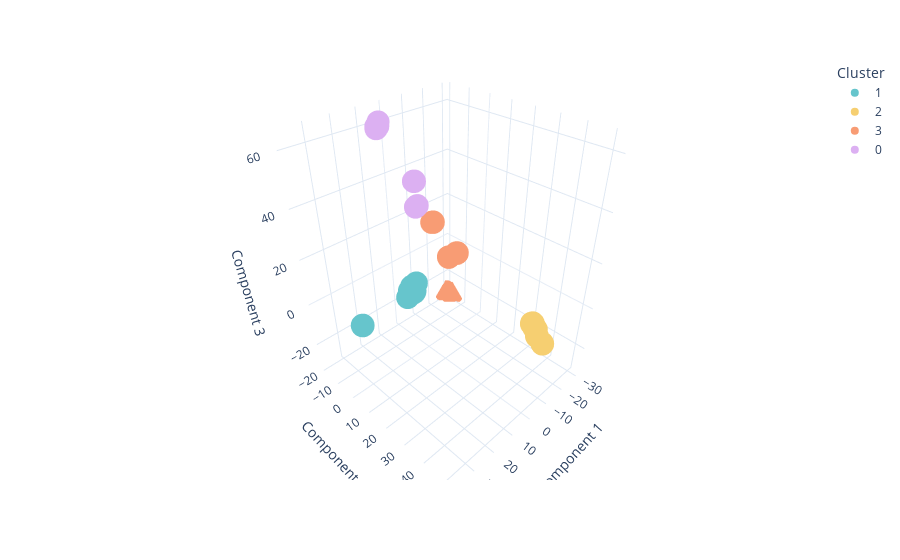

Here is the notebook cell this chart was saved with:
### Code cell
fig = px.scatter_3d(
    data_frame=reduced_df,
    x="Component 1",
    y="Component 2",
    z="Component 3",
    color="Cluster",
    color_discrete_sequence=px.colors.qualitative.Pastel,
    hover_data=[
        "taxon_id",
        "media_id"
    ],
    template="plotly_white"
)
fig.show()

### Figure 1 — Plotly figure (JSON) as saved in the notebook; plotly's stock layout.template omitted (floating-point values rounded to 4 significant figures; data arrays with more than 128 entries replaced by an {"elided": "..."} marker saying what was removed)
{"data": [{"customdata": {"elided": "1255x2 str values"}, "hovertemplate": "Cluster=1<br>Component 1=%{x}<br>Component 2=%{y}<br>Component 3=%{z}<br>taxon_id=%{customdata[0]}<br>media_id=%{customdata[1]}<extra></extra>", "legendgroup": "1", "marker": {"color": "rgb(102, 197, 204)", "symbol": "circle"}, "mode": "markers", "name": "1", "scene": "scene", "showlegend": true, "type": "scatter3d", "x": {"elided": "1255 float values"}, "y": {"elided": "1255 float values"}, "z": {"elided": "1255 float values"}}, {"customdata": {"elided": "511x2 str values"}, "hovertemplate": "Cluster=2<br>Component 1=%{x}<br>Component 2=%{y}<br>Component 3=%{z}<br>taxon_id=%{customdata[0]}<br>media_id=%{customdata[1]}<extra></extra>", "legendgroup": "2", "marker": {"color": "rgb(246, 207, 113)", "symbol": "circle"}, "mode": "markers", "name": "2", "scene": "scene", "showlegend": true, "type": "scatter3d", "x": {"elided": "511 float values"}, "y": {"elided": "511 float values"}, "z": {"elided": "511 float values"}}, {"customdata": {"elided": "311x2 str values"}, "hovertemplate": "Cluster=3<br>Component 1=%{x}<br>Component 2=%{y}<br>Component 3=%{z}<br>taxon_id=%{customdata[0]}<br>media_id=%{customdata[1]}<extra></extra>", "legendgroup": "3", "marker": {"color": "rgb(248, 156, 116)", "symbol": "circle"}, "mode": "markers", "name": "3", "scene": "scene", "showlegend": true, "type": "scatter3d", "x": {"elided": "311 float values"}, "y": {"elided": "311 float values"}, "z": {"elided": "311 float values"}}, {"customdata": {"elided": "203x2 str values"}, "hovertemplate": "Cluster=0<br>Component 1=%{x}<br>Component 2=%{y}<br>Component 3=%{z}<br>taxon_id=%{customdata[0]}<br>media_id=%{customdata[1]}<extra></extra>", "legendgroup": "0", "marker": {"color": "rgb(220, 176, 242)", "symbol": "circle"}, "mode": "markers", "name": "0", "scene": "scene", "showlegend": true, "type": "scatter3d", "x": {"elided": "203 float values"}, "y": {"elided": "203 float values"}, "z": {"elided": "203 float values"}}], "layout": {"legend": {"title": {"text": "Cluster"}, "tracegroupgap": 0}, "margin": {"t": 60}, "scene": {"domain": {"x": [0, 1], "y": [0, 1]}, "xaxis": {"title": {"text": "Component 1"}}, "yaxis": {"title": {"text": "Component 2"}}, "zaxis": {"title": {"text": "Component 3"}}}}}
